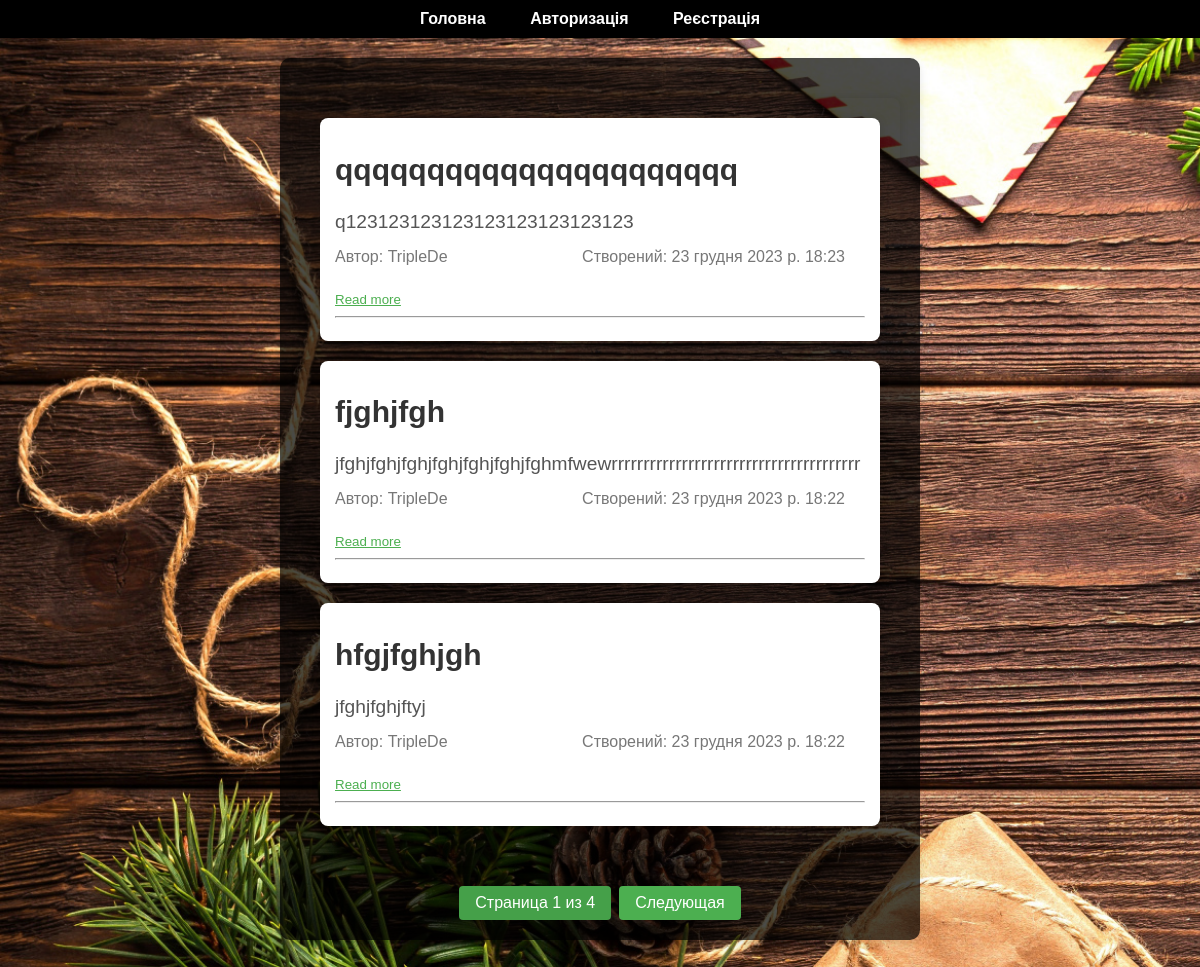
The page / on the database its author committed.
### blog/models.py (models this page shows, shortened)
class Post(models.Model):
    title = models.CharField(max_length=200)
    content = models.TextField()
    created_at = models.DateTimeField(auto_now_add=True)
    author = models.ForeignKey(User, on_delete=models.CASCADE)

### blog/views.py (the view)
# urls.py: path('', post_list, name='post_list'),
def post_list(request):
    posts_list = Post.objects.all().order_by('-created_at')
    paginator = Paginator(posts_list, 3)
    page = request.GET.get('page')
    try:
        posts = paginator.page(page)
    except PageNotAnInteger:
        posts = paginator.page(1)
    except EmptyPage:
        posts = paginator.page(paginator.num_pages)
    return render(request, 'blog/post_list.html', {'posts': posts})

### blog/templates/blog/post_list.html (shortened to what this page needs)
{% extends 'blog/base.html' %}
{% block content %}
    <div class="post-list">
        {% if posts %}
            {% for post in posts %}
                <div class="post-summary">
                    <h2><a href="{% url 'post_detail' post.id %}" class="post-title">{{ post.title }}</a></h2>
                    <p class="post-content">{{ post.content|truncatechars:200 }}</p>
                    <p class="post-meta">
                        <span class="post-author">Автор: {{ post.author.username }}</span>
                        <span class="post-date">Створений: {{ post.created_at }}</span>
                    </p>
                    <button class="read-more-btn" data-content="{{ post.content }}">Read more</button>
                    <hr>
                </div>
            {% endfor %}
        {% else %}
            <p>Постів на даний час немає.</p>
        {% endif %}
    </div>
    <div class="pagination">
        <span class="step-links">
            <span class="current">Страница {{ posts.number }} из {{ posts.paginator.num_pages }}</span>
            {% if posts.has_next %}
                <a href="?page={{ posts.next_page_number }}">Следующая</a>
            {% endif %}
        </span>
    </div>
{% endblock %}

### blog/templates/blog/post_list.html (style rules this page uses)
body { font-family: 'Arial', sans-serif; margin: 0; padding-bottom: 150px; background-color: #f5f5f5; }
.post-list { max-width: 800px; margin: 20px auto; padding: 20px; box-shadow: 0 0 10px rgba(0, 0, 0, 0.1); border-radius: 8px; }
.post-summary { background-color: #fff; padding: 15px; border-radius: 8px; box-shadow: 0 0 10px rgba(0, 0, 0, 0.1); margin-bottom: 20px; }
.post-title { color: #333; text-decoration: none; font-size: 30px; margin-bottom: 10px; }
.post-content { font-size: 1.2em; line-height: 1.6; color: #555; margin-bottom: 10px; }
.post-meta { margin-top: 10px; color: #777; display: flex; justify-content: space-between; }
.read-more-btn { background: none; border: none; color: #4caf50; cursor: pointer; text-decoration: underline; padding: 0; margin-top: 10px; }
.post-author, .post-date { margin-right: 20px; }
.pagination { display: flex; justify-content: center; margin-top: 20px; }
.step-links { display: flex; list-style: none; padding: 0; }
.step-links a, .current { padding: 8px 16px; margin: 0 4px; text-decoration: none; background-color: #4CAF50; color: #fff; border-radius: 4px; display: inline-block; }
.current { background-color: #45a049; }

### rows shown on the page
Post: title "qqqqqqqqqqqqqqqqqqqqqq", content "q123123123123123123123123123", author.username "TripleDe", created_at "23 грудня 2023 р. 18:23"
Post: title "fjghjfgh", content "jfghjfghjfghjfghjfghjfghjfghmfwewrrrrrrrrrrrrrrrrrrrrrrrrrrrrrrrrrrrrrrr", author.username "TripleDe", created_at "23 грудня 2023 р. 18:22"
Post: title "hfgjfghjgh", content "jfghjfghjftyj", author.username "TripleDe", created_at "23 грудня 2023 р. 18:22"

### other values the page prints
{{ posts.number }} "1"
{{ posts.paginator.num_pages }} "4"
